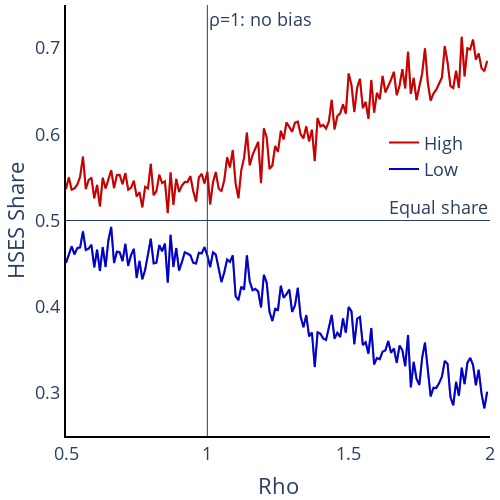

This figure's notebook cell:
### Markdown cell above
### Rho HSES Share

### Code cell
HSESL_rho_epsilon125 = plotly_lines.plot_MTO_sim_results(plotly_lines(), data=df_rho[df_rho['epsilon'] == 1.25], x_var='rho', y_var='Network_H_Share_H', x_range=[0.5,2], y_range=[0,1], x_title='rho', y_title='Exposure', with_predicted=False, colors=['rgba(200,0,0,1)'], legend_text='High')

HSESH_rho_epsilon125 = plotly_lines.plot_MTO_sim_results(plotly_lines(), data=df_rho[df_rho['epsilon'] == 1.25], x_var='rho', y_var='Network_H_Share_L', x_range=[0.5,2], y_range=[0,1], x_title='rho', y_title='Exposure', with_predicted=False, colors=['rgba(0,0,200,1)'], legend_text='Low')


fig_HSES_rho = go.Figure(data = HSESH_rho_epsilon125.data + HSESL_rho_epsilon125.data)

fig_HSES_rho.update_layout(
    title = None, 
    font=dict(size = 18),
    xaxis_title = 'Rho', 
    yaxis_title = 'HSES Share',
    width = 500, height = 500,
    showlegend = True, 
    legend=dict(x=0.75,y=0.65),
    legend_title_text = '',
    xaxis_range = [0.5,2],
    yaxis_range = [0.25,0.75],
    margin=dict(b=5,l=5,r=5,t=5),
    xaxis = dict(showgrid = False, showline = True, linecolor = 'rgb(0,0,0)', linewidth = 2), 
    yaxis = dict(showgrid = False, showline = True, linecolor = 'rgb(0,0,0)', linewidth = 2),
    plot_bgcolor='rgba(0,0,0,0)')


fig_HSES_rho.add_hline(y=0.5, line_width=1, annotation_text = 'Equal share')
fig_HSES_rho.add_vline(x=1, line_width=1, annotation_text = 'ρ=1: no bias')

### Figure 1 — Plotly figure (JSON) as saved in the notebook; plotly's stock layout.template omitted (floating-point values rounded to 4 significant figures; data arrays with more than 128 entries replaced by an {"elided": "..."} marker saying what was removed)
{"data": [{"line": {"color": "rgba(0,0,200,1)", "width": 2}, "mode": "lines", "name": "Low", "showlegend": true, "type": "scatter", "x": {"elided": "150 float values"}, "y": {"elided": "150 float values"}}, {"line": {"color": "rgba(0,0,200,0.25)", "width": 2}, "mode": "lines", "showlegend": false, "type": "scatter", "x": {"elided": "150 float values"}, "y": {"elided": "150 float values"}}, {"fill": "tonexty", "fillcolor": "rgba(68, 68, 68, 0.2)", "line": {"color": "rgba(0,0,200,0.25)", "width": 2}, "mode": "lines", "showlegend": false, "type": "scatter", "x": {"elided": "150 float values"}, "y": {"elided": "150 float values"}}, {"line": {"color": "rgba(200,0,0,1)", "width": 2}, "mode": "lines", "name": "High", "showlegend": true, "type": "scatter", "x": {"elided": "150 float values"}, "y": {"elided": "150 float values"}}, {"line": {"color": "rgba(200,0,0,0.25)", "width": 2}, "mode": "lines", "showlegend": false, "type": "scatter", "x": {"elided": "150 float values"}, "y": {"elided": "150 float values"}}, {"fill": "tonexty", "fillcolor": "rgba(68, 68, 68, 0.2)", "line": {"color": "rgba(200,0,0,0.25)", "width": 2}, "mode": "lines", "showlegend": false, "type": "scatter", "x": {"elided": "150 float values"}, "y": {"elided": "150 float values"}}], "layout": {"annotations": [{"showarrow": false, "text": "Equal share", "x": 1, "xanchor": "right", "xref": "x domain", "y": 0.5, "yanchor": "bottom", "yref": "y"}, {"showarrow": false, "text": "ρ=1: no bias", "x": 1, "xanchor": "left", "xref": "x", "y": 1, "yanchor": "top", "yref": "y domain"}], "font": {"size": 18}, "height": 500, "legend": {"title": {"text": ""}, "x": 0.75, "y": 0.65}, "margin": {"b": 5, "l": 5, "r": 5, "t": 5}, "plot_bgcolor": "rgba(0,0,0,0)", "shapes": [{"line": {"width": 1}, "type": "line", "x0": 0, "x1": 1, "xref": "x domain", "y0": 0.5, "y1": 0.5, "yref": "y"}, {"line": {"width": 1}, "type": "line", "x0": 1, "x1": 1, "xref": "x", "y0": 0, "y1": 1, "yref": "y domain"}], "showlegend": true, "title": {}, "width": 500, "xaxis": {"linecolor": "rgb(0,0,0)", "linewidth": 2, "range": [0.5, 2], "showgrid": false, "showline": true, "title": {"text": "Rho"}}, "yaxis": {"linecolor": "rgb(0,0,0)", "linewidth": 2, "range": [0.25, 0.75], "showgrid": false, "showline": true, "title": {"text": "HSES Share"}}}}
